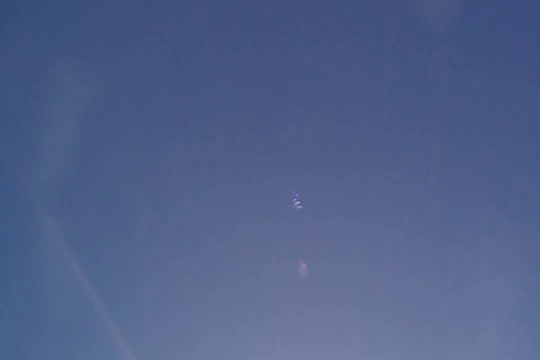
#> input picture Data/VideoFrames/frame0.jpg, 540 x 360 px, given in place of frame345.jpg, which was not available
$ jupyter execute --allow-errors 'z(Alvaro)Template_Match_Loop_Test.ipynb'   (shell and % lines are left out)   (text cells are left out)
#> lines starting #> are read from the running program, lines starting #| are printed output that depends on the picture; pictures that were not available may be replaced by others from this repository, and a replacement may not be noted
#> `img = cv.imread('../Data/VideoFrames/'+test_image,0)`:
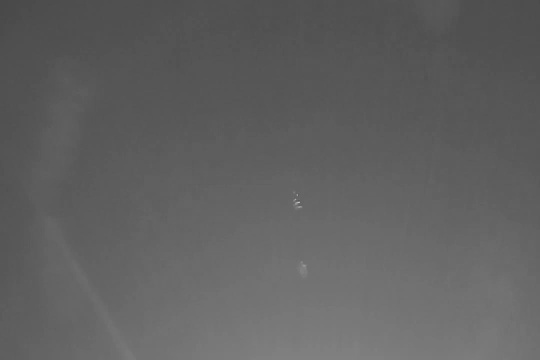
#> img: shape (360, 540); min 73, max 199, mean 96.5
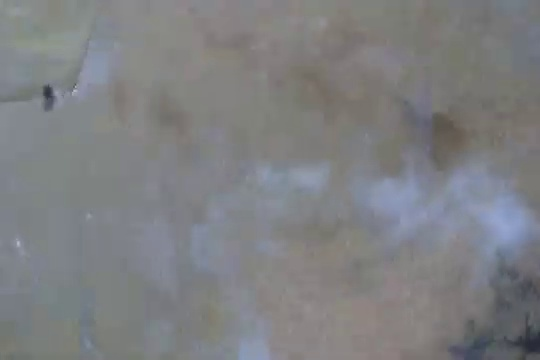
#> input picture Data/VideoFrames/frame1017.jpg, 540 x 360 px, given in place of LaunchTestSat3.png, which was not available
#> `template = cv.imread('../Data/Template_imgs/'+template_image,0)`:
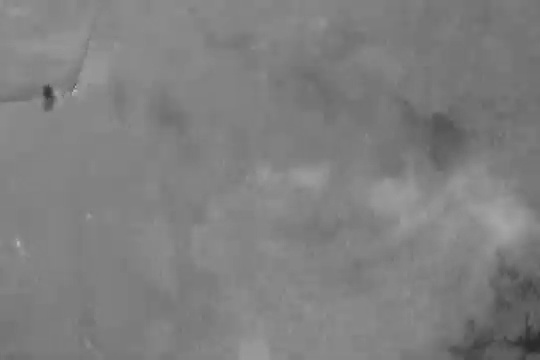
#> template: shape (360, 540); min 42, max 188, mean 127.3
[cell 1]
import cv2 as cv
import numpy as np
from matplotlib import pyplot as plt
import time
from IPython.display import clear_output

#> (a cell that did not finish here is left out)
